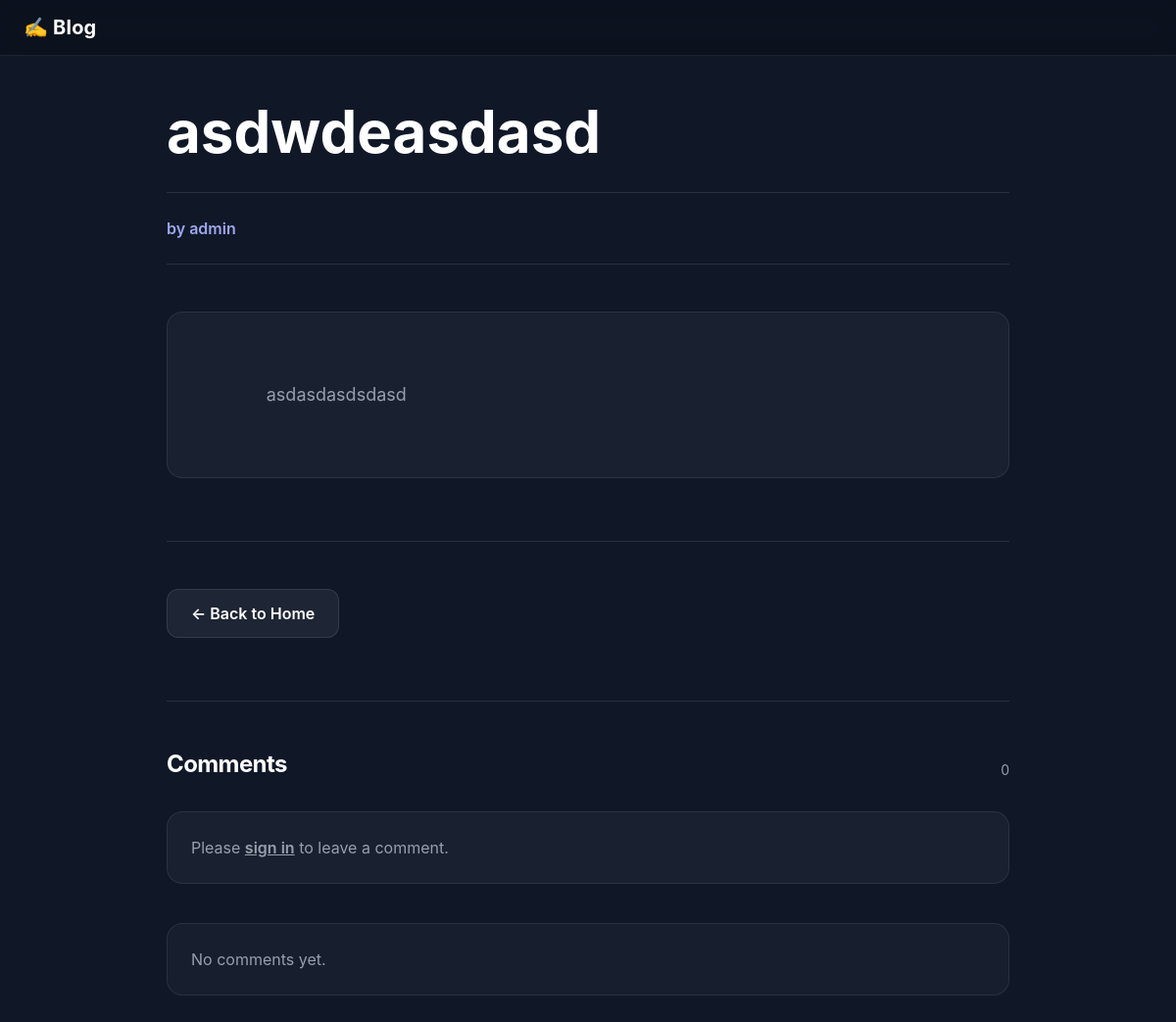
Page /article/3/ on the committed database.
### articles/models.py (models this page shows, shortened)
class Article ( models.Model ) :
    title = models.CharField ( max_length=150 )
    summary = models.CharField ( max_length=50, blank=True )
    body = RichTextUploadingField ()
    photo = models.ImageField ( upload_to='images/', blank=True )
    author = models.ForeignKey (
        get_user_model (),
        on_delete=models.CASCADE
    )

### accounts/models.py (models this page shows, shortened)
class User ( AbstractUser, PermissionsMixin ) :
    email = models.EmailField ( blank=True, null=True )
    age = models.PositiveIntegerField ( null=True, blank=True )
    phone_number = models.CharField ( unique=True, max_length=15, blank=True, null=True )
    address = models.CharField ( max_length=150, blank=True, null=True )
    birth_date = models.DateTimeField ( blank=True, null=True )
    objects = UserManager ()
    USERNAME_FIELD = 'username'
    REQUIRED_FIELDS = []

### articles/views.py (the view)
class ArticleDetailView ( DetailView ) :
    model = Article
    template_name = 'Article/article_detail.html'
    context_object_name = 'article'
    def get_context_data(self, **kwargs) :
        ctx = super ().get_context_data ( **kwargs )
        ctx["comment_form"] = CommentForm ()
        ctx["comments"] = self.object.comments.select_related ( "author" ).all ()
        return ctx

### templates/Article/article_detail.html (shortened to what this page needs)
<!DOCTYPE html>
<html lang="en">
<head>
    <script src="https://cdn.tailwindcss.com"></script>
    <link rel="stylesheet" href="https://rsms.me/inter/inter.css">
</head>
<body class="font-sans bg-[oklch(21%_0.034_264.665)] text-white min-h-screen">
<nav class="sticky top-0 z-10 flex items-center justify-between px-6 py-3.5 bg-black/25 backdrop-blur-[10px] border-b border-white/[0.08]">
    <a href="{% url 'home' %}"
       class="flex items-center gap-2.5 font-bold text-xl tracking-[0.2px] text-white no-underline">
        ✍️ Blog
    </a>
</nav>
<article class="py-10 px-5 max-w-[900px] mx-auto">
    <header class="mb-12">
        <h1 class="text-6xl font-bold mb-6 leading-tight">
            {{ article.title }}
        </h1>
        <div class="flex items-center gap-5 py-6 border-y border-white/10">
                <span class="text-[oklch(75%_.10_277)] font-semibold">
                    by {{ article.author.username }}
                </span>
        </div>
    </header>
    <div class="mb-16">
        <div class="bg-white/[0.04] border border-white/[0.08] rounded-2xl p-10 text-lg leading-relaxed text-[oklch(70%_.022_261.325)] whitespace-pre-wrap">
            {{ article.body|safe }}
        </div>
    </div>
    <div class="flex flex-wrap gap-3 pt-12 border-t border-white/10">
        <a href="{% url 'home' %}"
           class="px-6 py-3 bg-white/[0.06] border border-white/10 text-white rounded-xl font-semibold hover:bg-white/[0.08] transition-all duration-200 no-underline">
            ← Back to Home
        </a>
    </div>
    <section class="mt-16 pt-12 border-t border-white/10">
        <div class="flex items-end justify-between gap-6 mb-8">
            <div>
                <h2 class="text-2xl font-bold tracking-tight">Comments</h2>
            </div>
            <span class="text-sm text-[oklch(70%_.022_261.325)]">
                {{ comments|length }}
            </span>
        </div>
        {% if user.is_authenticated %}
        <form action="{% url 'add_comment' article.pk %}" method="post"
              class="bg-white/[0.04] border border-white/[0.08] rounded-2xl p-6 mb-10">
            {% csrf_token %}
            <label class="block text-sm font-semibold mb-2">Add a comment </label>
            <textarea name="comment" rows="4"
                      class="w-full rounded-xl bg-black/20 border border-white/10 px-4 py-3 text-[oklch(92%_.01_260)] placeholder:text-white/30 focus:outline-none focus:ring-2 focus:ring-[oklch(58.5%_.233_277.117)]"
                      placeholder="Write your comment..."
                      required>{{ comment_form.comment.value|default_if_none:"" }}</textarea>
            {% if comment_form.comment.errors %}
            <p class="mt-2 text-sm text-red-300">{{ comment_form.comment.errors|striptags }}</p>
            {% endif %}
            <div class="mt-4 flex items-center justify-between gap-4">
                <p class="text-xs text-[oklch(70%_.022_261.325)]">Be respectful.</p>
                <button type="submit"
                        class="px-6 py-3 bg-[oklch(58.5%_.233_277.117)] text-white rounded-xl font-semibold hover:bg-[oklch(67.3%_.182_276.935)] hover:-translate-y-px transition-all duration-200">
                    Post
                </button>
            </div>
        </form>
        {% else %}
        <div class="bg-white/[0.04] border border-white/[0.08] rounded-2xl p-6 mb-10">
            <p class="text-[oklch(70%_.022_261.325)]">
                Please <a class="underline font-semibold" href="{% url 'signin' %}">sign in</a> to leave a comment.
            </p>
        </div>
        {% endif %}
        <div class="space-y-4">
            {% for comment in comments %}
            <div class="bg-white/[0.03] border border-white/[0.08] rounded-2xl p-6">
                <div class="flex items-center justify-between gap-4 mb-3">
                    <div class="flex items-center gap-3">
                        <div class="w-10 h-10 rounded-full bg-white/10 grid place-items-center font-bold">
                            {{ comment.author.username|default:comment.author|slice:":1"|upper }}
                        </div>
                        <div>
                            <p class="font-semibold">{{ comment.author.username|default:comment.author }}</p>
                            <p class="text-xs text-[oklch(70%_.022_261.325)]">User</p>
                        </div>
                    </div>
                </div>
                <p class="text-[oklch(92%_.01_260)] whitespace-pre-wrap">{{ comment.comment }}</p>
            </div>
            {% empty %}
            <div class="bg-white/[0.03] border border-white/[0.08] rounded-2xl p-6">
                <p class="text-[oklch(70%_.022_261.325)]">No comments yet.</p>
            </div>
            {% endfor %}
        </div>
    </section>
</article>
</body>
</html>

### rows in the picture
Article: title "asdwdeasdasd", author.username "admin", body "asdasdasdsdasd"

### other values in the picture
{{ comments|length }} "0"
